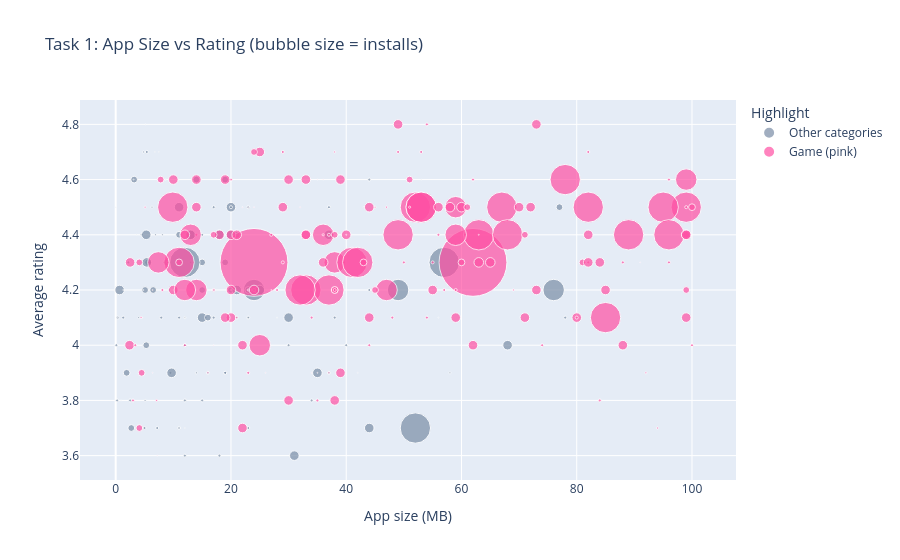

Notebook cell for this chart:
### Markdown cell above
## 2. Task 1 — Bubble Chart: App Size vs Rating

Bubble size represents installs. Filters: rating > 3.5; selected categories; reviews > 500; app name excludes S; sentiment subjectivity > 0.5; installs > 50,000. Game is pink. Beauty is Hindi, Business is Tamil, Dating is German. Chart is always visible (no time restriction).

### Code cell
# Task 1 — Bubble chart: always render, using the best-supported rows available.
required = {"App", "Category", "Rating", "Reviews", "Size_MB", "Installs", "Sentiment_Subjectivity"}
missing = required - set(apps.columns)
if missing:
    display(Markdown(f"Cannot create Task 1 chart; missing columns: `{sorted(missing)}`"))
else:
    selected_categories = {"GAME", "BEAUTY", "BUSINESS", "COMICS", "COMMUNICATION",
                           "DATING", "ENTERTAINMENT", "SOCIAL", "EVENTS"}
    base = apps[
        apps["Category"].isin(selected_categories)
        & (apps["Rating"] > 3.5)
        & (apps["Reviews"] > 500)
        & (~apps["App"].str.contains("S", case=False, na=False))
        & (apps["Installs"] > 50_000)
        & apps["Size_MB"].notna()
    ].copy()
    d = base[base["Sentiment_Subjectivity"] > 0.5].copy()
    note = None
    if d.empty:
        d = base.copy()
        note = ("The review file has no matching subjectivity values for these apps; "
                "showing the available app-metadata matches instead. Sentiment > 0.5 could not be applied.")
    translations = {"BEAUTY": "सुंदरता", "BUSINESS": "வணிகம்", "DATING": "Partnersuche"}
    d["Category_Display"] = d["Category"].map(translations).fillna(d["Category"].str.title())
    d["Highlight"] = np.where(d["Category"].eq("GAME"), "Game (pink)", "Other categories")
    if note:
        display(Markdown(f"**Data note:** {note}"))
    if d.empty:
        display(Markdown("No app-metadata rows match the remaining Task 1 filters."))
    else:
        fig = px.scatter(
            d, x="Size_MB", y="Rating", size="Installs", color="Highlight",
            hover_name="App",
            hover_data={"Category_Display": True, "Reviews": True, "Installs": ":,", "Size_MB": ":.2f"},
            color_discrete_map={"Game (pink)": "#ff4fa3", "Other categories": "#7a8da6"},
            size_max=48, title="Task 1: App Size vs Rating (bubble size = installs)"
        )
        fig.update_layout(xaxis_title="App size (MB)", yaxis_title="Average rating")
        fig.show()

### Figure 1 — Plotly figure (JSON) as saved in the notebook; plotly's stock layout.template omitted (floating-point values rounded to 4 significant figures; data arrays with more than 128 entries replaced by an {"elided": "..."} marker saying what was removed)
{"data": [{"customdata": {"elided": "126x3 mixed values"}, "hovertemplate": "<b>%{hovertext}</b><br><br>Highlight=Other categories<br>Size_MB=%{x:.2f}<br>Rating=%{y}<br>Installs=%{customdata[2]:,}<br>Category_Display=%{customdata[0]}<br>Reviews=%{customdata[1]}<extra></extra>", "hovertext": ["Rainbow Camera", "Google Primer", "Call Blocker", "Kariyer.net", "Myanmar 2D/3D", "MailChimp - Email, Marketing Automation", "Invoice & Time Tracking - Zoho", "Marvel Unlimited", "My Tele2", "Call Free – Free Call", "TracFone My Account", "TouchPal Keyboard - Fun Emoji & Android Keyboard", "My magenta", "Omlet Chat", "PHONE for Google Voice & GTalk", "Hiya - Caller ID & Block", "CallApp: Caller ID, Blocker & Phone Call Recorder", "Call Control - Call Blocker", "Video Caller Id", "Caller ID +", "K-9 Mail", "Email TypeApp - Mail App", "Newton Mail - Email App for Gmail, Outlook, IMAP", "GO Notifier", "Daum Mail - Next Mail", "Vonage Mobile® Call Video Text", "OkCupid Dating", "Hily: Dating, Chat, Match, Meet & Hook up", "CMB Free Dating App", "Clover Dating App", "Find Real Love — YouLove Premium Dating", "RandoChat - Chat roulette", "Free Dating App - YoCutie - Flirt, Chat & Meet", "ChatVideo Meet new people", "Black White Interracial Dating - Interracial Match", "FlirtChat - ♥Free Dating/Flirting App♥", "Glam - Premium Dating App", "Mingle - Online Dating App to Chat & Meet People", "Hitwe - meet people and chat", "WannaMeet – Dating & Chat App", "Chatting - Free chat, random chat, boyfriend, girlfriend", "iPair-Meet, Chat, Dating", "Meet, chat & date. Free dating app - Chocolate app", "2Date Dating App, Love and matching", "Vigo Lite", "The green alien dance", "H TV", "Cinematic Cinematic", "Talking Angela", "Radio Javan", "Talking Ginger 2", "Low Poly – Puzzle art game", "Amazon Prime Video", "Ziggo GO", "Talking Ben the Dog", "Cooking Channel", "Animal Planet GO", "Nick", "VH1", "The CW", "Comedy Central", "WWE", "MTV", "LEGO® TV", "FOX", "Telemundo Now", "Redbox", "Laugh Out Loud by Kevin Hart", "ColorFul - Adult Coloring Book", "Hamilton — The Official App", "Meme Creator", "Meme Generator", "Reminder", "Fever", "my4D", "Jodel - The Hyperlocal App", "Phone Tracker : Family Locator", "Kate Mobile for VK", "Moment", "Meetup", "MeetMe: Chat & Meet New People", "Blogger", "Blogaway for Android (Blogger)", "Banjo", "Timehop", "LOVOO", "Jaumo Dating, Flirt & Live Video", "AntennaPict β", "KPOP Amino for K-Pop Entertainment", "Free WiFi Connect", "Verdad o Reto", "pixiv", "Q Avatar (Avatar Maker)", "AT&T Call Protect", "PlacarTv Futebol Ao Vivo", "Augment - 3D Augmented Reality", "BD Data Plan (3G & 4G)", "YAY - TBH", "Grindr - Gay chat", "Dr B R Ambedkar (Jai Bhim)", "Dr. B.R.Ambedkar", "Bluetooth Auto Connect", "Tiny Call Confirm", "BZ Reminder", "CB On Mobile", "Virtual Walkie Talkie", "Channel 19", "My Vodafone (GR)", "Curriculum Vitae", "Your Freedom VPN Client", "Daddyhunt: Gay Dating", "Dating.dk", "Caller ID & Call Block - DU Caller", "TNEB", "eHub", "WiFi Tether Router", "ExDialer PRO Key", "EZ Video Download for Facebook", "Friendly for Facebook", "Profile Tracker - Who Viewed My Facebook Profile", "Pink Color for Facebook", "File Commander - File Manager/Explorer", "Female Daily", "Wi-Fi Auto-connect", "TownWiFi | Wi-Fi Everywhere", "Fr Daoud Lamei"], "legendgroup": "Other categories", "marker": {"color": "#7a8da6", "size": [1000000.0, 10000000.0, 5000000.0, 1000000.0, 100000.0, 500000.0, 100000.0, 1000000.0, 5000000.0, 5000000.0, 1000000.0, 10000000.0, 1000000.0, 10000000.0, 1000000.0, 10000000.0, 10000000.0, 5000000.0, 1000000.0, 1000000.0, 5000000.0, 1000000.0, 1000000.0, 10000000.0, 5000000.0, 1000000.0, 10000000.0, 100000.0, 1000000.0, 500000.0, 10000000.0, 1000000.0, 1000000.0, 5000000.0, 100000.0, 500000.0, 500000.0, 1000000.0, 10000000.0, 1000000.0, 500000.0, 5000000.0, 1000000.0, 500000.0, 5000000.0, 1000000.0, 5000000.0, 1000000.0, 100000000.0, 1000000.0, 50000000.0, 1000000.0, 50000000.0, 1000000.0, 100000000.0, 100000.0, 100000.0, 10000000.0, 1000000.0, 5000000.0, 1000000.0, 10000000.0, 1000000.0, 1000000.0, 10000000.0, 1000000.0, 10000000.0, 100000.0, 5000000.0, 100000.0, 1000000.0, 100000.0, 500000.0, 1000000.0, 100000.0, 1000000.0, 10000000.0, 10000000.0, 1000000.0, 5000000.0, 50000000.0, 5000000.0, 100000.0, 1000000.0, 5000000.0, 10000000.0, 10000000.0, 1000000.0, 100000.0, 10000000.0, 500000.0, 1000000.0, 100000.0, 5000000.0, 100000.0, 1000000.0, 500000.0, 100000.0, 10000000.0, 100000.0, 100000.0, 5000000.0, 1000000.0, 1000000.0, 100000.0, 1000000.0, 100000.0, 1000000.0, 1000000.0, 5000000.0, 500000.0, 100000.0, 5000000.0, 100000.0, 100000.0, 100000.0, 100000.0, 1000000.0, 1000000.0, 500000.0, 500000.0, 100000000.0, 100000.0, 1000000.0, 500000.0, 100000.0], "sizemode": "area", "sizeref": 217000.0, "symbol": "circle"}, "mode": "markers", "name": "Other categories", "orientation": "v", "showlegend": true, "type": "scatter", "x": [23.0, 18.0, 3.2, 16.0, 3.1, 12.0, 8.6, 11.0, 8.8, 15.0, 18.0, 37.0, 37.0, 35.0, 13.0, 13.0, 20.0, 11.0, 17.0, 0.1152, 5.1, 44.0, 30.0, 0.6787, 19.0, 23.0, 15.0, 56.0, 40.0, 23.0, 11.0, 12.0, 7.9, 20.0, 28.0, 13.0, 9.0, 38.0, 21.0, 11.0, 6.1, 77.0, 9.5, 8.1, 6.5, 12.0, 5.6, 15.0, 52.0, 4.5, 49.0, 17.0, 24.0, 78.0, 57.0, 16.0, 9.6, 25.0, 17.0, 21.0, 19.0, 20.0, 15.0, 7.2, 44.0, 19.0, 30.0, 20.0, 19.0, 43.0, 44.0, 53.0, 6.3, 12.0, 8.7, 20.0, 5.4, 5.3, 37.0, 23.0, 76.0, 2.7, 4.1, 9.3, 16.0, 68.0, 13.0, 2.2, 63.0, 9.7, 5.1, 24.0, 3.6, 15.0, 4.5, 21.0, 6.9, 12.0, 31.0, 7.5, 5.2, 1.9, 0.3428, 5.4, 0.3154, 2.5, 12.0, 34.0, 5.0, 5.3, 14.0, 11.0, 14.0, 0.9258, 4.8, 1.3, 0.0166, 1.3, 23.0, 4.8, 4.0, 12.0, 42.0, 0.2471, 58.0, 6.8], "xaxis": "x", "y": [3.7, 4.4, 4.6, 3.9, 4.6, 4.1, 4.6, 3.7, 4.3, 4.3, 3.6, 4.4, 3.9, 3.9, 4.3, 4.4, 4.4, 4.4, 4.2, 4.0, 4.2, 4.6, 4.0, 4.2, 4.3, 4.1, 4.1, 4.1, 4.0, 4.1, 4.5, 3.6, 4.1, 4.2, 4.1, 4.3, 4.3, 4.1, 4.2, 4.1, 4.2, 4.5, 3.9, 4.4, 4.2, 3.8, 4.3, 4.4, 3.7, 4.4, 4.2, 4.5, 4.2, 4.1, 4.3, 4.1, 4.2, 4.2, 4.1, 4.4, 3.9, 4.5, 3.8, 3.7, 3.7, 3.9, 4.1, 4.3, 4.6, 4.5, 4.2, 4.6, 4.5, 4.0, 4.6, 4.5, 4.3, 4.4, 4.5, 4.2, 4.2, 3.7, 3.7, 4.2, 4.1, 4.0, 4.4, 4.3, 4.8, 3.9, 3.8, 4.2, 4.4, 4.2, 4.1, 4.1, 4.4, 4.1, 3.6, 4.7, 4.8, 3.9, 4.1, 4.7, 4.1, 3.8, 3.7, 3.8, 3.7, 4.0, 3.9, 3.7, 4.6, 3.8, 4.2, 4.2, 4.5, 4.1, 4.5, 4.7, 4.1, 4.3, 3.9, 3.8, 3.9, 4.7], "yaxis": "y"}, {"customdata": {"elided": "185x3 mixed values"}, "hovertemplate": "<b>%{hovertext}</b><br><br>Highlight=Game (pink)<br>Size_MB=%{x:.2f}<br>Rating=%{y}<br>Installs=%{customdata[2]:,}<br>Category_Display=%{customdata[0]}<br>Reviews=%{customdata[1]}<extra></extra>", "hovertext": {"elided": "185 str values"}, "legendgroup": "Game (pink)", "marker": {"color": "#ff4fa3", "size": {"elided": "185 float values"}, "sizemode": "area", "sizeref": 217000.0, "symbol": "circle"}, "mode": "markers", "name": "Game (pink)", "orientation": "v", "showlegend": true, "type": "scatter", "x": {"elided": "185 float values"}, "xaxis": "x", "y": {"elided": "185 float values"}, "yaxis": "y"}], "layout": {"legend": {"itemsizing": "constant", "title": {"text": "Highlight"}, "tracegroupgap": 0}, "title": {"text": "Task 1: App Size vs Rating (bubble size = installs)"}, "xaxis": {"anchor": "y", "domain": [0, 1], "title": {"text": "App size (MB)"}}, "yaxis": {"anchor": "x", "domain": [0, 1], "title": {"text": "Average rating"}}}}
